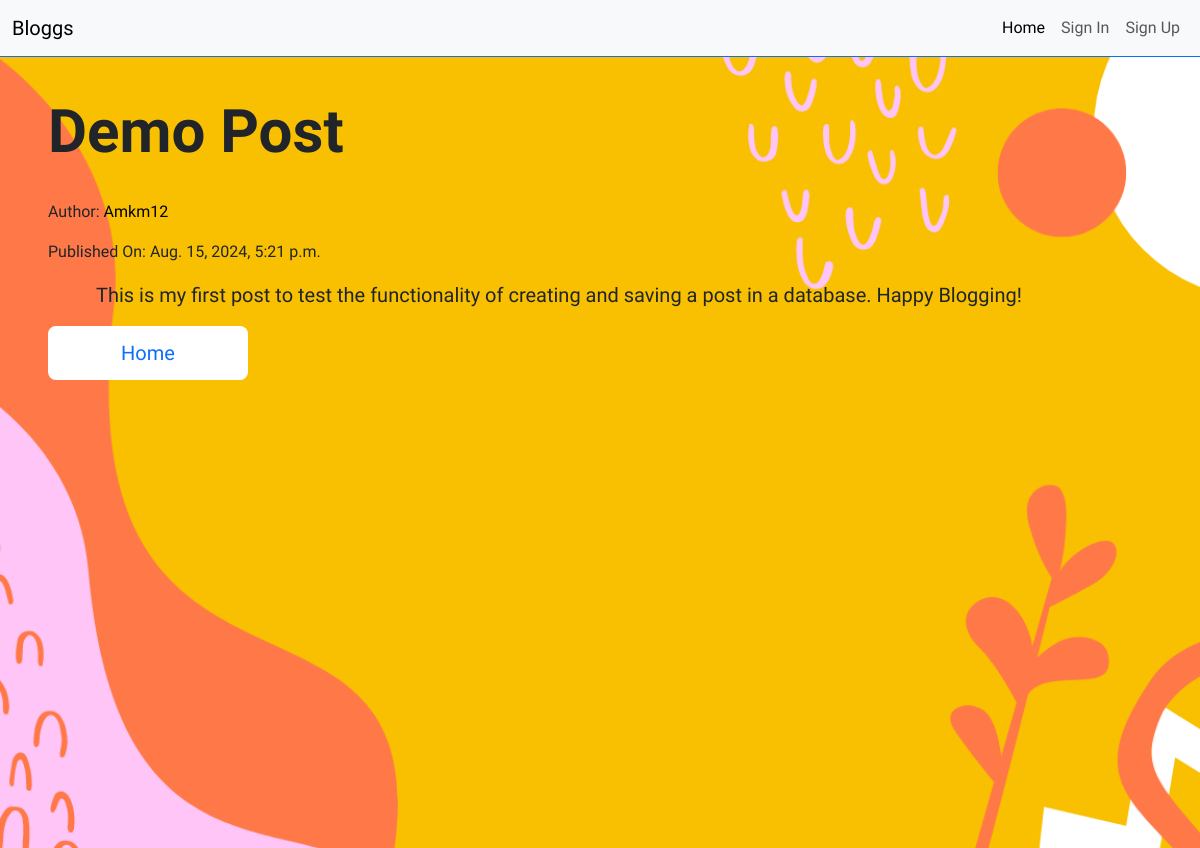
The page /blogs/read/1/ on the database its author committed.
### blogs/models.py (models this page shows, shortened)
class Blog(models.Model):
    title = models.CharField(max_length=200)
    content = models.TextField()
    created_at = models.DateTimeField()
    user = models.ForeignKey(User, on_delete=models.CASCADE)

class User(AbstractUser):
    firstname = models.CharField(max_length=100, blank=True)
    lastname = models.CharField(max_length=100, blank=True)
    created_at = models.DateField()

### blogs/views.py (the view)
# urls.py: path('read/<int:blog_id>/', views.read_blog, name='read'),
def read_blog(request, blog_id):
    blog = Blog.objects.get(pk=blog_id)
    context = {'blog': blog}
    return render(request, 'blogs/read.html', context)

### Blog/templates/blogs/read.html (shortened to what this page needs)
{% extends '../base.html' %}
{% load static %}
{% block content %}
<div class="main-read container-fluid d-flex flex-column justify-content-top align-items-left mt-5 p-5">
    <h1 class="read-h1">{{ blog.title }}</h1>
    <br>
    <div class="d-flex flex-column align-items-left">
        <div class="post-author">
            <p>Author: <a href="#">{{ blog.user.username }}</a></p>
        </div>
        <div>
            <p>Published On: {{ blog.created_at }}</p>
        </div>
    </div>
    <div class="post-content container px-5">
        <p>{{ blog.content }}</p>
    </div>
    <div class="read-btn-div">
        <a href="{% url 'home' %}"><button>Home</button></a>
    </div>
</div>
{% endblock %}

### blogs/static/blogs/style.css (style rules this page uses)
.main-read { background: url('./images/background.png') center center/cover; background-repeat: repeat; background-size: cover; height: 100vh; }
.read-h1 { font-size: 60px; font-weight: bold; }
.post-author p a { text-decoration: none; color: #000; }
.read-btn-div a button { width: 200px; height: 54px; border-radius: 8px; border: none; font-size: 20px; color: #0d6efd; padding: 12px 40px; background-color: #fff; transition: 0.3s all ease; }
.post-content p { font-size: 20px; }

### rows shown on the page
Blog: title "Demo Post", user.username "Amkm12", created_at "Aug. 15, 2024, 5:21 p.m.", content "This is my first post to test the functionality of creating and saving a post in a database. Happy Blogging!"
